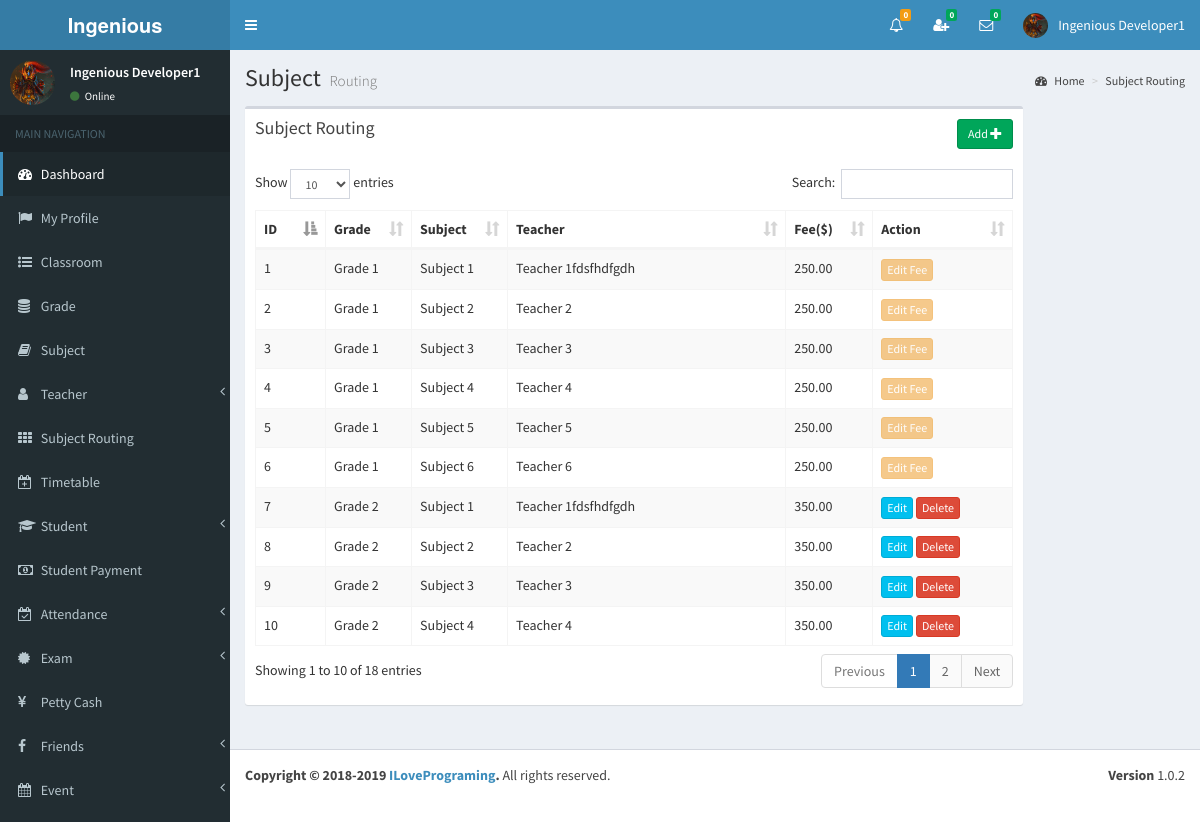
/view/subject_routing.php (signed in), run on the app's committed database.
### tables this page shows
CREATE TABLE `subject_routing` (
  `id` int(11) NOT NULL,
  `grade_id` int(11) NOT NULL,
  `subject_id` int(11) NOT NULL,
  `teacher_id` int(11) NOT NULL,
  `fee` double(11,2) NOT NULL
);

CREATE TABLE `grade` (
  `id` int(11) NOT NULL,
  `name` varchar(255) NOT NULL,
  `admission_fee` double(11,2) NOT NULL,
  `hall_charge` int(11) NOT NULL
);

CREATE TABLE `subject` (
  `id` int(11) NOT NULL,
  `name` varchar(255) NOT NULL
);

CREATE TABLE `teacher` (
  `id` int(11) NOT NULL,
  `full_name` varchar(255) NOT NULL,
  `i_name` varchar(255) NOT NULL,
  `gender` varchar(255) NOT NULL,
  `address` varchar(255) NOT NULL,
  `phone` varchar(255) NOT NULL,
  `email` varchar(255) NOT NULL,
  `image_name` varchar(255) NOT NULL,
  `index_number` bigint(11) NOT NULL,
  `reg_date` date NOT NULL
);

### view/subject_routing.php (the view, shortened to what this page needs)
<?php include_once('head.php'); ?>
<?php include_once('header_admin.php'); ?>
<?php include_once('sidebar.php'); ?>
<div class="content-wrapper">
	<section class="content-header">
		<h1>
			Subject
			<small>Routing</small>
		</h1>
		<ol class="breadcrumb">
			<li><a href="#"><i class="fa fa-dashboard"></i> Home</a></li>
			<li><a href="#">Subject Routing</a></li>
		</ol>
	</section>
	<section class="content">
		<div class="row" id="table1">
			<div class="col-md-10">
				<div class="box">
					<div class="box-header">
						<a href="#modalInsertform" onClick="" class="btn btn-success btn-sm pull-right" data-id="<?php echo $row["id"]; ?>" data-toggle="modal">Add <span class="glyphicon glyphicon-plus"></span></a>
						<h3 class="box-title">Subject Routing</h3>
					</div>
					<div class="box-body table-responsive">
						<table id="example1" class="table table-bordered table-striped">
							<thead>
								<th class="col-md-1">ID</th>
								<th class="col-md-1">Grade</th>
								<th class="col-md-1">Subject</th>
								<th class="col-md-4">Teacher</th>
								<th class="col-md-1">Fee($)</th>
								<th class="col-md-2">Action</th>
							</thead>
							<tbody>
								<?php
								include_once('../controller/config.php');
								$sql = "select subject_routing.id as sr_id,subject_routing.fee as s_fee,grade.name as g_name,subject.name as s_name,teacher.i_name as t_name
	  from subject_routing
      inner join grade
      on subject_routing.grade_id=grade.id
      inner join subject
      on subject_routing.subject_id=subject.id
      inner join teacher
      on subject_routing.teacher_id=teacher.id";
								$result = mysqli_query($conn, $sql);
								$count = 0;
								if (mysqli_num_rows($result) > 0) {
									while ($row = mysqli_fetch_assoc($result)) {
										$count++;
										$sr_id = $row['sr_id'];
								?>
										<tr>
											<td><?php echo $count; ?></td>
											<td id="td1_<?php echo $row['sr_id']; ?>"><?php echo $row['g_name']; ?></td>
											<td id="td2_<?php echo $row['sr_id']; ?>"><?php echo $row['s_name']; ?></td>
											<td id="td3_<?php echo $row['sr_id']; ?>"><?php echo $row['t_name']; ?></td>
											<td id="td4_<?php echo $count; ?>"><?php echo $row['s_fee']; ?></td>
											<td id="action_<?php echo $count; ?>">
												<?php
												$sql1 = "SELECT * FROM student_subject WHERE sr_id='$sr_id'";
												$result1 = mysqli_query($conn, $sql1);
												if (mysqli_num_rows($result1) > 0) {
													echo '<a href="#" id="edit1_sfee_' . $count . '" onClick="editSubjectFee(this)" class="btn btn-warning btn-xs cant-edit" data-id="' . $sr_id . ',' . $count . ',' . $row["s_fee"] . '" >Edit Fee</a>';
												} else {
													echo '<a href="#modalUpdateform" id="edit_sfee_' . $count . '" onClick="showModal(this)" class="btn btn-info btn-xs" data-id="' . $sr_id . ',' . $count . '" data-toggle="modal">Edit</a>';
													echo ' <a href="#" class="confirm-delete btn btn-danger btn-xs" id="delete_sfee_' . $count . '" data-id="' . $sr_id . '">Delete</a>';
												}
												?>
											</td>
										</tr>
								<?php }
								} ?>
							</tbody>
						</table>
					</div>
				</div>
			</div>
		</div>
	</section>
</div>
<?php include_once('footer.php'); ?>

### view/head.php (shortened to what this page needs)
<!DOCTYPE html>
<html>
<head>
  <link rel="stylesheet" href="../bootstrap/css/bootstrap.min.css">
  <link rel="stylesheet" href="https://cdnjs.cloudflare.com/ajax/libs/font-awesome/4.5.0/css/font-awesome.min.css">
  <link rel="stylesheet" href="https://cdnjs.cloudflare.com/ajax/libs/ionicons/2.0.1/css/ionicons.min.css">
  <link rel="stylesheet" href="../dist/css/AdminLTE.min.css">
  <link rel="stylesheet" href="../dist/css/skins/_all-skins.min.css">
  <link rel="stylesheet" href="../plugins/iCheck/flat/blue.css">
  <link rel="stylesheet" href="../plugins/colorpicker/bootstrap-colorpicker.min.css">
  <link rel="stylesheet" href="../plugins/jvectormap/jquery-jvectormap-1.2.2.css">
  <link rel="stylesheet" href="../plugins/datepicker/datepicker3.css">
  <link rel="stylesheet" href="../plugins/daterangepicker/daterangepicker-bs3.css">
  <link rel="stylesheet" href="../plugins/bootstrap-wysihtml5/bootstrap3-wysihtml5.min.css">
    <link rel="stylesheet" href="../plugins/datatables/dataTables.bootstrap.css">
</head>

### view/header_admin.php (shortened to what this page needs)
<body class="hold-transition skin-blue sidebar-mini" >
<div class="wrapper">
  <header class="main-header" >
    <a href="" class="logo">
      <span class="logo-lg"><strong>Ingenious </strong></span>
    </a>
    <nav class="navbar navbar-static-top">
		<a href="#" class="sidebar-toggle" data-toggle="offcanvas" role="button">
       	</a>
		<div class="navbar-custom-menu">
			<ul class="nav navbar-nav">
              <li class="dropdown notifications-menu">
                <a href="#" class="dropdown-toggle" data-toggle="dropdown">
                  <i class="fa fa-bell-o"></i>
<?php
include_once('../controller/config.php');
$my_type=$_SESSION["type"];
if($my_type == 'Admin'){
	$sql1="SELECT COUNT(id) FROM main_notifications WHERE _isread='0'";
	$result1=mysqli_query($conn,$sql1);
	$row1=mysqli_fetch_assoc($result1);
	$notfi_count=$row1['COUNT(id)'];
?>
                  <span class="label label-warning"><?php echo $notfi_count; ?></span>
                </a>
              </li>
<?php }  ?>
<?php
include_once('../controller/config.php');
$my_index=$_SESSION["index_number"];
$my_type=$_SESSION["type"];
$sql="SELECT count(id)
      FROM my_friends
      WHERE my_index='$my_index' AND _status='Pending' AND _isread='0'";
$result=mysqli_query($conn,$sql);
$row=mysqli_fetch_assoc($result);
$unread_count=$row['count(id)'];
?>
              <li class="dropdown messages-menu"  id="friend_request">
              	<a href="#" class="dropdown-toggle" data-toggle="dropdown" onClick="showFriendRequest('<?php echo $my_index; ?>','<?php echo $my_type; ?>')">
                  <i class="fa fa-user-plus"></i>
                  <span class="label label-success"><?php echo $unread_count; ?></span>
                </a>
              </li>
<?php
include_once('../controller/config.php');
$my_index=$_SESSION["index_number"];
$unread_msg_count=0;
$sql="SELECT * FROM my_friends WHERE my_index='$my_index'";
$result=mysqli_query($conn,$sql);
while($row=mysqli_fetch_assoc($result)){
	$friend_index=$row['friend_index'];
	$sql1="SELECT count(id)
		  FROM online_chat
		  WHERE user_index='$friend_index' AND _isread='0'";
	$result1=mysqli_query($conn,$sql1);
	$row1=mysqli_fetch_assoc($result1);
	$unread_msg_count+=$row1['count(id)'];
}
?>
              <li class="dropdown messages-menu" id="unread_msg">
                <a href="#" class="dropdown-toggle" data-toggle="dropdown" >
                  <i class="fa fa-envelope-o"></i>
                  <span class="label label-success"><?php echo $unread_msg_count; ?></span>
                </a>
<?php
include_once('../controller/config.php');
$index=$_SESSION["index_number"];
$type=$_SESSION["type"];
$time='';
$file_path='';
	$sql="SELECT
           DISTINCT conversation_id,friend_index
           FROM
              my_friends
           WHERE
              	my_index='$index'
           ORDER BY
              conversation_id";
	$result=mysqli_query($conn,$sql);
	while($row=mysqli_fetch_assoc($result)){
		$conversation_id=$row['conversation_id'];
		$friend_index=$row['friend_index'];
		$sql3="SELECT * FROM my_friends WHERE conversation_id='$conversation_id' and friend_index='$friend_index'";
		$result3=mysqli_query($conn,$sql3);
		$row3=mysqli_fetch_assoc($result3);
		$friend_type=$row3['friend_type'];
		if($friend_type == "Admin"){
			$sql1="SELECT * FROM admin WHERE index_number='$friend_index'";
			$result1=mysqli_query($conn,$sql1);
			$row1=mysqli_fetch_assoc($result1);
			$friend_name=$row1['i_name'];
			$friend_image=$row1['image_name'];
		}
		if($friend_type == "Teacher"){
			$sql1="SELECT * FROM teacher WHERE index_number='$friend_index'";
			$result1=mysqli_query($conn,$sql1);
			$row1=mysqli_fetch_assoc($result1);
			$friend_name=$row1['i_name'];
			$friend_image=$row1['image_name'];
		}
		if($friend_type == "Student"){
			$sql1="SELECT * FROM student WHERE index_number='$friend_index'";
			$result1=mysqli_query($conn,$sql1);
			$row1=mysqli_fetch_assoc($result1);
			$friend_name=$row1['i_name'];
			$friend_image=$row1['image_name'];
		}
		$sql2="SELECT * FROM online_chat WHERE conversation_id='$conversation_id' ORDER BY id DESC LIMIT 1";
		$result2=mysqli_query($conn,$sql2);
		while($row2=mysqli_fetch_assoc($result2)){
			$last_msg=$row2['msg'];
			$msg_time=$row2['time'];
			$datetime1 = new DateTime($msg_time);
			$datetime2 = new DateTime();
			$interval = $datetime1->diff($datetime2);
			$year = $interval->format('%y y ');
			$month = $interval->format('%m m ');
			$days = $interval->format('%a d');
			$hours = $interval->format('%h h');
			$minutes = $interval->format('%i mins');
			$seconds = $interval->format('%s sec');
			if($year>0){
				$time=$year;
			}else if($month>0){
				$time=$month;
			}else if($days>0){
				$time=$days;
			}else if($hours>0){
				$time=$hours;
			}else if($minutes>0){
				$time=$minutes;
			}else{
				$time=$seconds;
			}
			if($type=="Admin"){
				$file_path="my_friends.php?do=showChatBox&my_index=$index&conversation_id=$conversation_id&friend_index=$friend_index&my_type=$type";
			}
			if($type=="Teacher"){
				$file_path="my_friends2.php?do=showChatBox&my_index=$index&conversation_id=$conversation_id&friend_index=$friend_index&my_type=$type";
			}
			if($type=="Student"){
				$file_path="my_friends1.php?do=showChatBox&my_index=$index&conversation_id=$conversation_id&friend_index=$friend_index&my_type=$type";
			}
?>
                      <li>
                        <a href="<?php echo $file_path; ?>" onClick="msgRead('<?php echo $index; ?>','<?php echo $conversation_id; ?>','<?php echo $friend_index; ?>','<?php echo $type; ?>')">
                          <div class="pull-left">
                            <img src="../<?php echo $friend_image; ?>" class="img-circle" alt="User Image">
                          </div>
                          <h4>
                            <?php echo $friend_name; ?>
                            <small><i class="fa fa-clock-o"></i> <?php echo $time; ?></small>
                          </h4>
                          <p><?php echo $last_msg; ?></p>
                        </a>
                      </li>
 <?php } } ?>
              </li>
<?php
include_once('../controller/config.php');
if($type=="Admin"){
	$sql="SELECT * FROM admin where index_number='$index'";
	$result=mysqli_query($conn,$sql);
	$row=mysqli_fetch_assoc($result);
}
?>
            	<li class="dropdown user user-menu">
                    <a href="#" class="dropdown-toggle" data-toggle="dropdown">
                      <img src="../<?php echo $row['image_name']; ?>" class="user-image" alt="User Image">
                      <span class="hidden-xs"><?php echo $row['i_name']; ?></span>
                    </a>
              </li>
            </ul>
        </div>
	</nav>
  </header>

### view/sidebar.php (shortened to what this page needs)
  <aside class="main-sidebar">
    <section class="sidebar">
<?php
include_once('../controller/config.php');
$index=$_SESSION["index_number"];
$sql="SELECT * FROM admin WHERE index_number='$index'";
$result=mysqli_query($conn,$sql);
$row=mysqli_fetch_assoc($result);
$name=$row['i_name'];
$image=$row['image_name'];
?>
      <div class="user-panel">
      	<div class="pull-left image">
        	<img src="../<?php echo $image; ?>" class="img-circle" alt="User Image">
        </div>
        <div class="pull-left info">
        	<p><?php echo $name; ?></p>
            <a href="#"><i class="fa fa-circle text-success"></i> Online</a>
        </div>
      </div>
      <ul class="sidebar-menu">
        <li class="header">MAIN NAVIGATION</li>
        <li class="active treeview">
          <a href="dashboard.php">
            <i class="fa fa-dashboard"></i> <span>Dashboard</span>
          </a>
        </li>
         <li>
          <a href="admin_profile.php">
            <i class="fa fa-flag"></i> <span>My Profile</span>
          </a>
        </li>
        <li>
          <a href="class_room.php">
            <i class="fa fa-list-ul"></i> <span>Classroom</span>
          </a>
        </li>
        <li>
          <a href="grade.php">
            <i class="fa fa-database"></i> <span>Grade</span>
          </a>
        </li>
        <li>
          <a href="subject.php">
            <i class="fa fa-book"></i> <span>Subject</span>
          </a>
        </li>
        <li class="treeview">
          <a href="#">
            <i class="fa fa-user" aria-hidden="true"></i>
            <span>Teacher</span>
            <span class="pull-right-container">
              <i class="fa fa-angle-left pull-right"></i>
            </span>
          </a>
        </li>
        <li>
          <a href="subject_routing.php">
            <i class="fa fa-th"></i> <span>Subject Routing</span>
          </a>
        </li>
        <li>
          <a href="timetable.php">
            <i class="fa fa-calendar-plus-o"></i> <span>Timetable</span>
          </a>
        </li>
        <li class="treeview">
          <a href="#">
            <i class="fa fa-graduation-cap"></i>
            <span>Student</span>
            <span class="pull-right-container">
              <i class="fa fa-angle-left pull-right"></i>
            </span>
          </a>
        </li>
        <li>
          <a href="student_payment.php">
            <i class="fa fa-money"></i> <span>Student Payment</span>
          </a>
        </li>
         <li class="treeview">
          <a href="#">
            <i class="fa fa-calendar-check-o"></i>
            <span>Attendance</span>
            <span class="pull-right-container">
              <i class="fa fa-angle-left pull-right"></i>
            </span>
          </a>
        </li>
        <li class="treeview">
          <a href="#">
            <i class="fa fa-certificate"></i>
            <span>Exam</span>
            <span class="pull-right-container">
              <i class="fa fa-angle-left pull-right"></i>
            </span>
          </a>
        </li>
        <li>
          <a href="petty_cash.php">
            <i class="fa fa-yen"></i> <span>Petty Cash</span>
          </a>
        </li>
        <li class="treeview">
          <a href="#">
            <i class="fa fa-facebook"></i>
            <span>Friends</span>
            <span class="pull-right-container">
              <i class="fa fa-angle-left pull-right"></i>
            </span>
          </a>
        </li>
        <li class="treeview">
          <a href="#">
            <i class="fa fa-calendar"></i>
            <span>Event</span>
            <span class="pull-right-container">
              <i class="fa fa-angle-left pull-right"></i>
            </span>
          </a>
        </li>
      </ul>
    </section>
  </aside>

### view/footer.php
	<footer class="main-footer">
        <div class="pull-right hidden-xs">
          <b>Version</b> 1.0.2
        </div>
        <strong>Copyright &copy; 2018-2019 <a href="">ILovePrograming</a>.</strong> All rights reserved.
     </footer>
  </body>
</html>

### data on the page
subject_routing: grade.name "Grade 1", subject.name "Subject 1", teacher.i_name "Teacher 1fdsfhdfgdh", fee "250.00"
subject_routing: grade.name "Grade 1", subject.name "Subject 2", teacher.i_name "Teacher 2", fee "250.00"
subject_routing: grade.name "Grade 1", subject.name "Subject 3", teacher.i_name "Teacher 3", fee "250.00"
subject_routing: grade.name "Grade 1", subject.name "Subject 4", teacher.i_name "Teacher 4", fee "250.00"
subject_routing: grade.name "Grade 1", subject.name "Subject 5", teacher.i_name "Teacher 5", fee "250.00"
subject_routing: grade.name "Grade 1", subject.name "Subject 6", teacher.i_name "Teacher 6", fee "250.00"
subject_routing: grade.name "Grade 2", subject.name "Subject 1", teacher.i_name "Teacher 1fdsfhdfgdh", fee "350.00"
subject_routing: grade.name "Grade 2", subject.name "Subject 2", teacher.i_name "Teacher 2", fee "350.00"
subject_routing: grade.name "Grade 2", subject.name "Subject 3", teacher.i_name "Teacher 3", fee "350.00"
subject_routing: grade.name "Grade 2", subject.name "Subject 4", teacher.i_name "Teacher 4", fee "350.00"

### other printed values
$notfi_count "0"
$unread_count "0"
$unread_msg_count "0"
$row['i_name'] "Ingenious Developer1"
$name "Ingenious Developer1"
